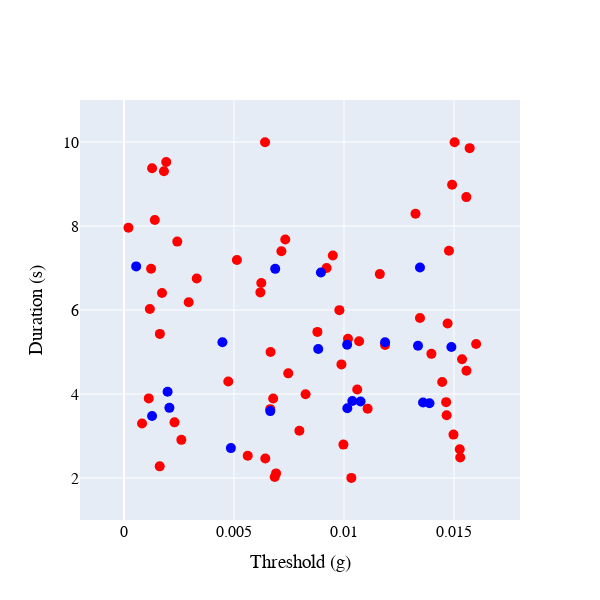

This figure's notebook cell:
### Code cell
import plotly.graph_objects as go

# Font customization variables - modify as desired
font_family = "Times New Roman"
font_size = 16          # Font size
font_color = "black"    # Font color

# Create figure object
fig = go.Figure()

# Add first dataset R_PRE (red) using the same approach for both datasets
fig.add_trace(go.Scatter(
    x=R_PRE[:, 0],       # x-axis: threshold (first column)
    y=R_PRE[:, 1],       # y-axis: duration (second column)
    mode='markers',      # markers only
    marker=dict(
        size=10,         # marker size
        color='red'      # red color
    ),
    name='R_PRE'
))

# Add second dataset R_ONB (blue) using the same approach for both datasets
fig.add_trace(go.Scatter(
    x=R_ONB[:, 0],       # x-axis: threshold (first column)
    y=R_ONB[:, 1],       # y-axis: duration (second column)
    mode='markers',      # markers only
    marker=dict(
        size=10,         # marker size
        color='blue'     # blue color
    ),
    name='R_ONB'
))

# Update overall layout: set font, square canvas, axis labels, and cancel legend display
fig.update_layout(
    font=dict(
        family=font_family,
        size=font_size,
        color=font_color
    ),
    width=600,
    height=600,
    showlegend=False,          # Cancel legend display
    xaxis_title="Threshold (g)",   # x-axis label with unit g
    yaxis_title="Duration (s)"       # y-axis label with unit s
)

# Update x-axis range and tick font
fig.update_xaxes(
    range=[-0.002, 0.018],
    tickfont=dict(family=font_family, size=font_size, color=font_color)
)

# Update y-axis range and tick font
fig.update_yaxes(
    range=[1, 11],
    tickfont=dict(family=font_family, size=font_size, color=font_color)
)

# Show plot
fig.show()

### Figure 1 — Plotly figure (JSON) as saved in the notebook; plotly's stock layout.template omitted (floating-point values rounded to 4 significant figures)
{"data": [{"marker": {"color": "red", "size": 10}, "mode": "markers", "name": "R_PRE", "type": "scatter", "x": [0.01491, 0.009884, 0.005624, 0.002941, 0.01556, 0.01107, 0.007465, 0.01018, 0.006912, 0.01163, 0.0002012, 0.01571, 0.00979, 0.01187, 0.007155, 0.01498, 0.008254, 0.01471, 0.0008196, 0.00624, 0.005132, 0.009973, 0.006662, 0.0014, 0.006648, 0.001276, 0.002422, 0.01033, 0.008791, 0.0062, 0.0106, 0.006423, 0.004739, 0.007972, 0.01345, 0.009209, 0.01397, 0.01464, 0.006411, 0.001919, 0.00123, 0.01467, 0.01069, 0.00685, 0.007332, 0.01537, 0.006781, 0.01325, 0.001632, 0.001728, 0.002296, 0.01528, 0.01526, 0.002607, 0.009491, 0.001623, 0.01446, 0.01477, 0.003306, 0.01503, 0.001175, 0.01601, 0.01557, 0.001126, 0.001816], "y": [8.983, 4.705, 2.528, 6.184, 8.688, 3.652, 4.491, 5.313, 2.109, 6.855, 7.96, 9.854, 5.997, 5.169, 7.401, 3.033, 3.994, 5.678, 3.3, 6.642, 7.19, 2.795, 5.0, 8.142, 3.639, 9.376, 7.629, 2.002, 5.478, 6.419, 4.107, 2.463, 4.299, 3.124, 5.808, 7.0, 4.956, 3.806, 9.992, 9.523, 6.981, 3.493, 5.254, 2.022, 7.679, 4.827, 3.894, 8.291, 5.431, 6.406, 3.324, 2.488, 2.685, 2.909, 7.297, 2.278, 4.285, 7.41, 6.751, 9.995, 6.023, 5.191, 4.554, 3.895, 9.302]}, {"marker": {"color": "blue", "size": 10}, "mode": "markers", "name": "R_ONB", "type": "scatter", "x": [0.006651, 0.004859, 0.004474, 0.01389, 0.01359, 0.01075, 0.01015, 0.01038, 0.002063, 0.001982, 0.01345, 0.00895, 0.006873, 0.000553, 0.001275, 0.01187, 0.008828, 0.01336, 0.01014, 0.01488], "y": [3.593, 2.712, 5.234, 3.78, 3.797, 3.82, 3.661, 3.834, 3.67, 4.055, 7.01, 6.894, 6.98, 7.038, 3.478, 5.231, 5.073, 5.15, 5.174, 5.12]}], "layout": {"font": {"color": "black", "family": "Times New Roman", "size": 16}, "height": 600, "showlegend": false, "width": 600, "xaxis": {"range": [-0.002, 0.018], "tickfont": {"color": "black", "family": "Times New Roman", "size": 16}, "title": {"text": "Threshold (g)"}}, "yaxis": {"range": [1, 11], "tickfont": {"color": "black", "family": "Times New Roman", "size": 16}, "title": {"text": "Duration (s)"}}}}
